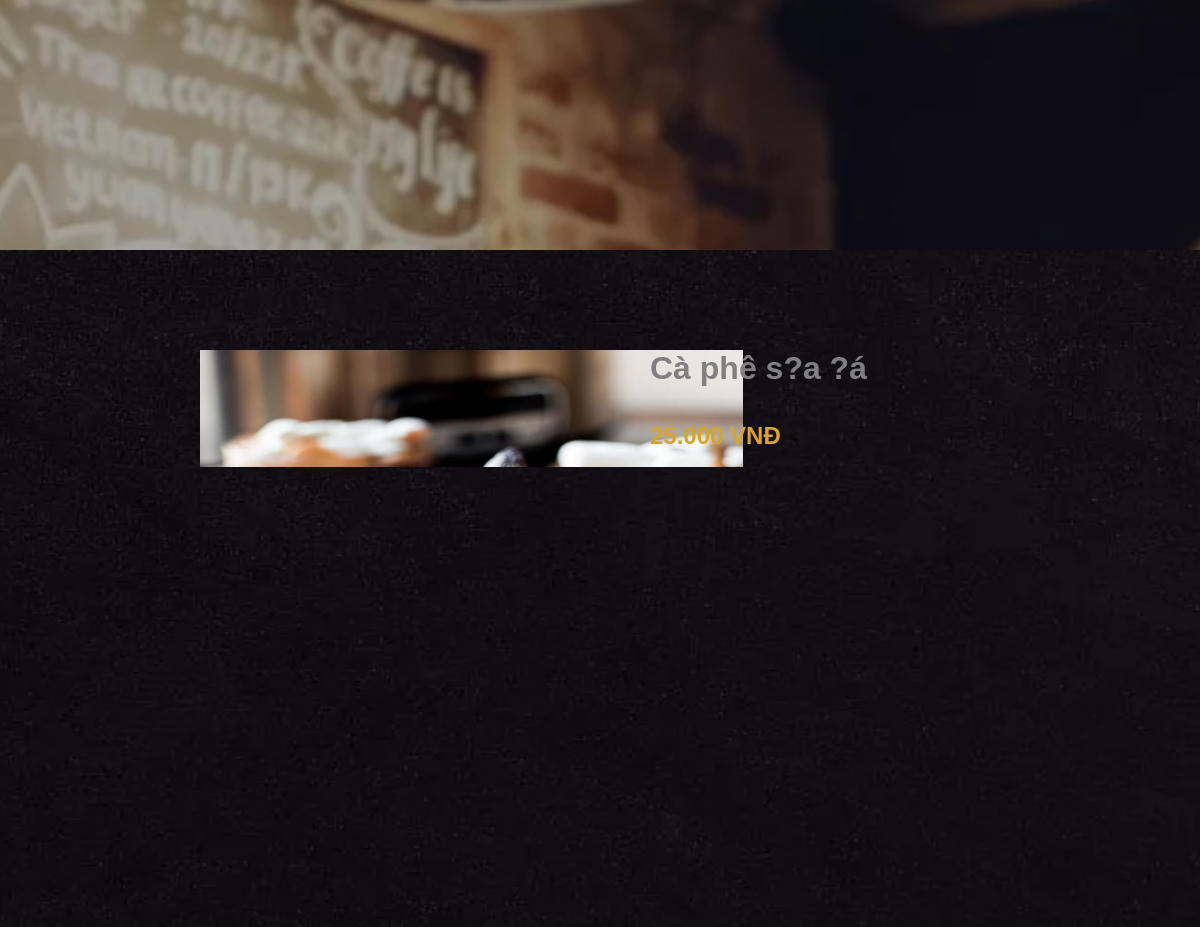
Before: /Page/Product_Detail.php?id=3 (middle part) with the older database file.
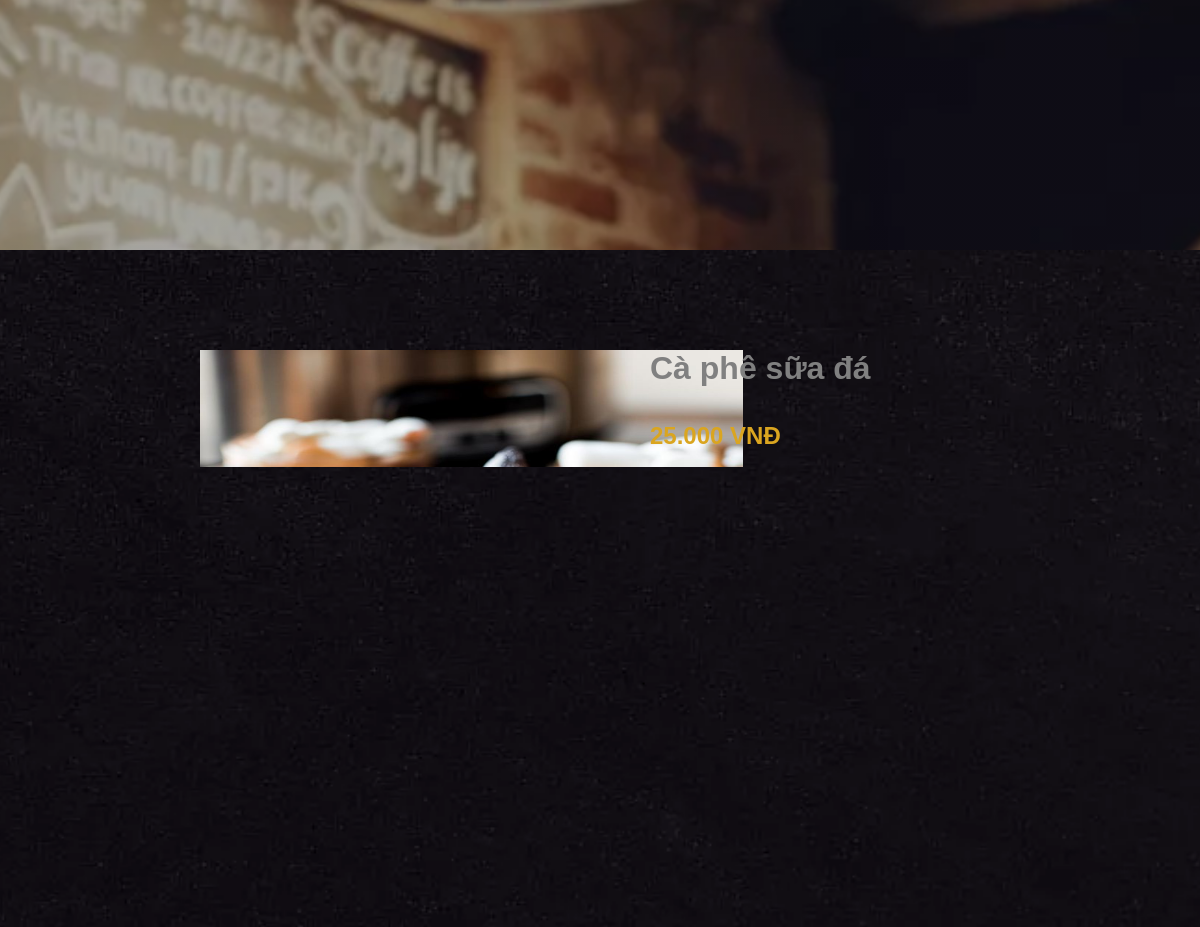
After: the same page with the newer database file.
### tables this page shows
CREATE TABLE IF NOT EXISTS `sanpham` (
  `idsanpham` int NOT NULL AUTO_INCREMENT,
  `TenSanPham` varchar(255) NOT NULL,
  `SoLuong` float DEFAULT NULL,
  `GiaTien` float NOT NULL,
  `PhanLoai` varchar(255) NOT NULL,
  `TrangThai` varchar(45) NOT NULL,
  PRIMARY KEY (`idsanpham`)
);

### Page/Product_Detail.php (the view, shortened to what this page needs)
<?php
include_once("../PHP/Connect.php");
$id_san_pham = intval($_GET['id']);
$sql = "SELECT idSanpham, TenSanPham, GiaTien FROM sanpham WHERE idsanpham = ?";
$stmt = $conn->prepare($sql);
$stmt->bind_param("i", $id_san_pham);
$stmt->execute();
$result = $stmt->get_result();
$product = $result->fetch_assoc();
?>
<!DOCTYPE html>
<html lang="en">
<head>
  <link rel="stylesheet" href="https://cdnjs.cloudflare.com/ajax/libs/font-awesome/4.7.0/css/font-awesome.min.css">
  <link rel="stylesheet" href="../Css/service.css">
</head>
<body>
  <div class="banner">
  </div>
  <div class="product_detail">
    <div class="box">
        <div class="col">
            <img src="../Pic/<?php echo $product["idSanpham"]; ?>.jpg" alt="" width="543px" height="538px">
        </div>
        <div class="col">
            <h1><?php echo $product["TenSanPham"] ?></h1>
            <h2 style="color: goldenrod;"><?php echo number_format($product['GiaTien'], 0, ',', '.'); ?> VNĐ</h2>
            <p>A small river named Duden flows by their place and supplies it with the necessary regelialia. It is a paradisematic country, in which roasted parts of sentences fly into your mouth.
On her way she met a copy. The copy warned the Little Blind Text, that where it came from it would have been rewritten a thousand times and everything that was left from its origin would be the word "and" and the Little Blind Text should turn around and return to its own, safe country. But nothing the copy said could convince her and so it didn’t take long until a few insidious Copy Writers ambushed her, made her drunk with Longe and Parole and dragged her into their agency, where they abused her for their.</p>
            <label for="">Kích thước</label>
            <select name="kích thước" id="">
                <option value="Size S"> S</option>
            </select>
        </div>
    </div>
  </div>
</body>
</html>

### Css/service.css (style rules this page uses)
* { padding: 0; margin: 0; box-sizing: border-box; }
html,body { height: 100%; position: relative; scroll-behavior: smooth; font-family: Verdana, sans-serif; background-image: url(../Pic/bg_4.jpg); background-position: center; background-repeat: no-repeat; background-size: cover; background-attachment: fixed; color: gray; font-weight: 300; }
.banner { height: 100%; width: 100%; background-image: linear-gradient(rgba(0, 0, 0, 0.35), rgba(0, 0, 0, 0.35)),url(../Pic/bg_3.jpg); background-size: cover; background-position: center center; background-repeat: no-repeat; background-attachment: fixed; }
.product_detail { width: 100%; min-height: 700px; padding: 100px 200px; }
.product_detail .box { display: flex; width: 100%; height: 100%; gap: 50px; }
.product_detail .box .col select { margin-top: 3px; padding: 15px 40px; display: block; font-weight: bold; margin-bottom: 10px; background-color: transparent; color: goldenrod; border: 1px solid rgba(255, 255, 255, 0.1);; }

Changed rows visible on the page:
changed sanpham: TenSanPham "Cà phê s?a ?á" → "Cà phê sữa đá"
